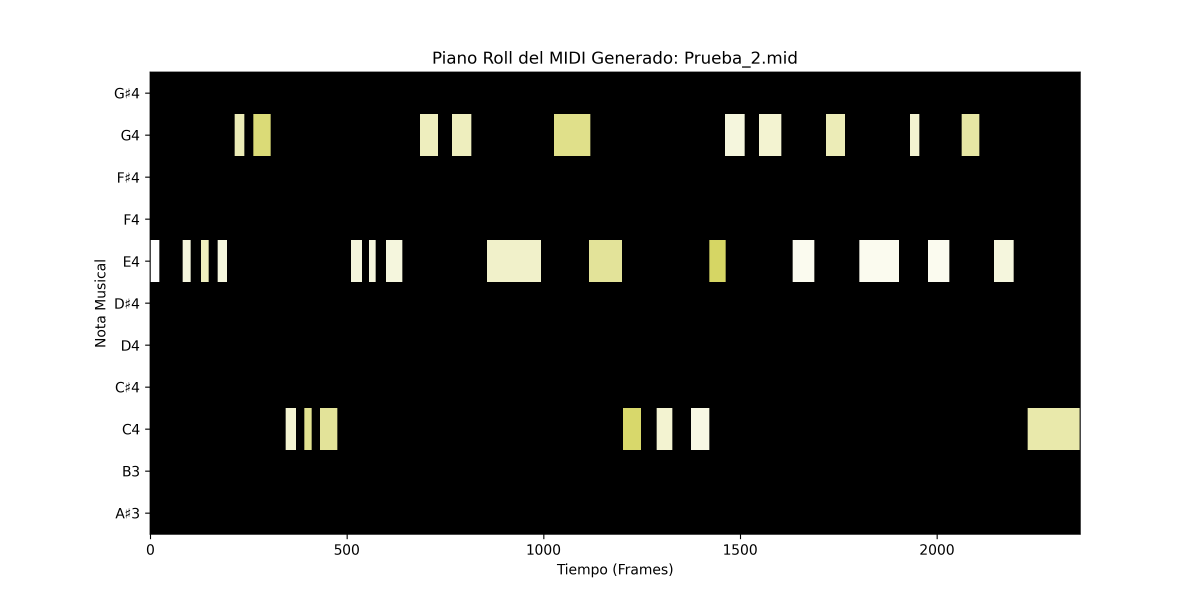
#> input picture comparacion_imagenes/Prueba_2_pianoroll.png, 3600 x 1800 px, found by its file name (shown at 1/3 size)
$ python comparativa_perdidas_inventadas.py
#> lines starting #> are read from the running program, lines starting #| are printed output that depends on the picture; after the words box and inside, x2 and y2 are one past the last pixel; in counts of white or black regions, pixels touching at a corner belong together
import matplotlib.pyplot as plt
import matplotlib.image as mpimg
import numpy as np
import cv2  # Necesitarás opencv-python

def compare_piano_rolls(path_ground_truth, path_prediction, output_filename="comparacion_final.png"):
    """
    Carga dos imágenes de Piano Roll, las binariza y las superpone.
    Ground Truth = Verde
    Prediction = Rojo/Magenta
    Coincidencia = Mezcla (Amarillento/Blanco)
    """
#> called with output_filename = 'comparacion_final.png'

    # 1. Cargar imágenes
    # Asegúrate de que las rutas sean correctas
    img_gt = cv2.imread(path_ground_truth, cv2.IMREAD_GRAYSCALE)
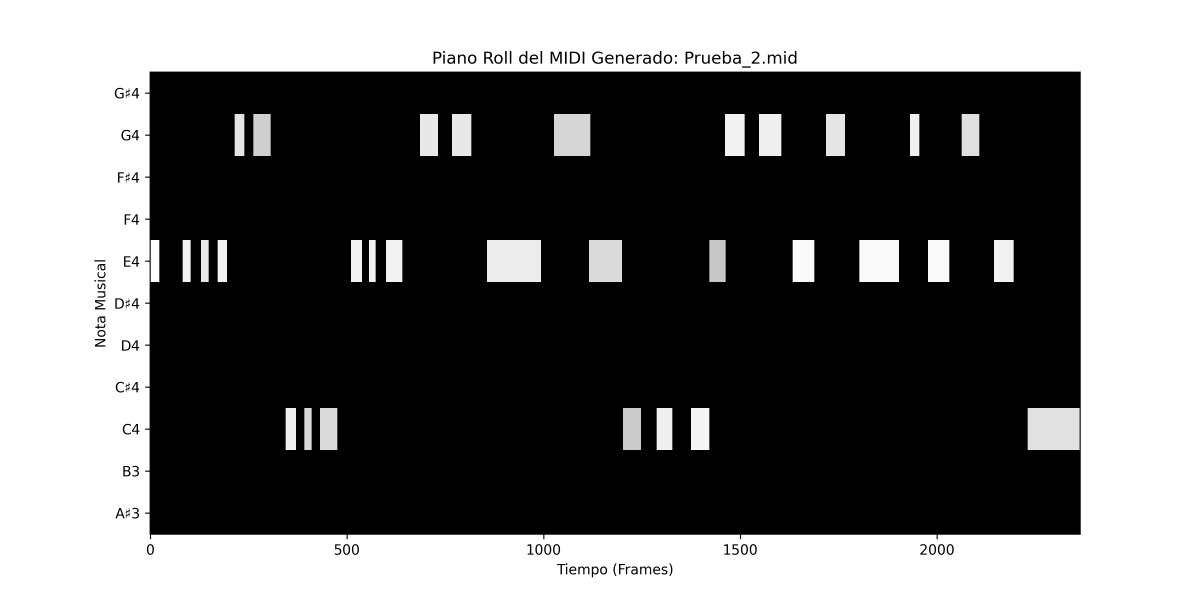
#> img_gt: shape (1800, 3600) (shown at 1/3 size); min 0, max 255, mean 109.3
    img_pred = cv2.imread(path_prediction, cv2.IMREAD_GRAYSCALE)
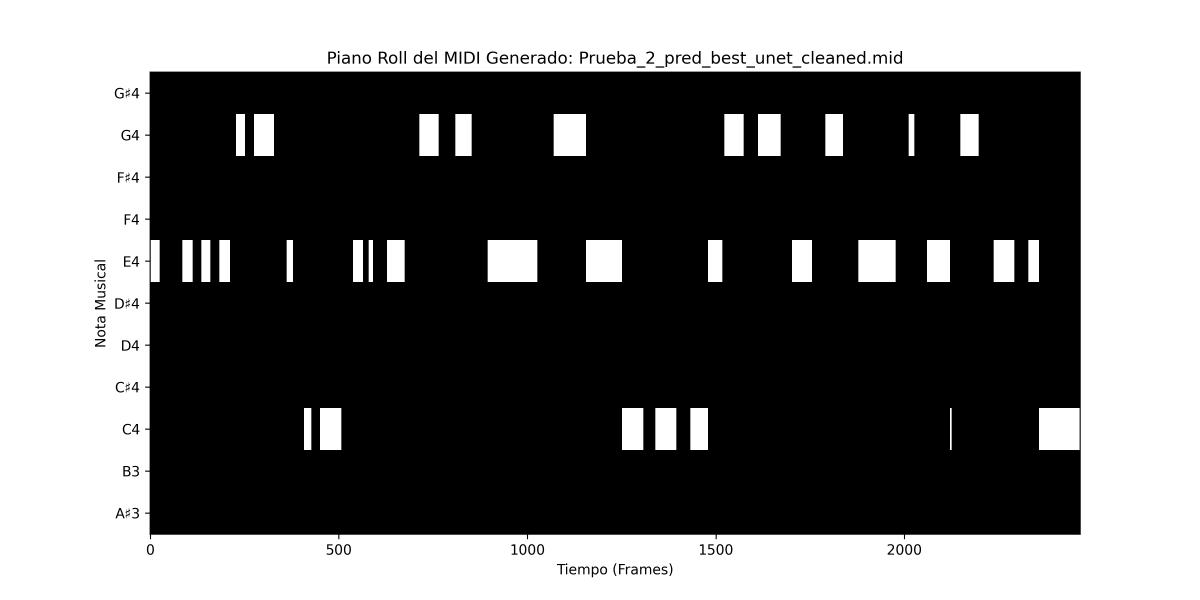
#> input picture comparacion_imagenes/Prueba_2_pred_best_unet_cleaned_pianoroll_10_10.png, 3600 x 1800 px, found by its file name (shown at 1/3 size)
#> img_pred is the input picture: shape (1800, 3600); min 0, max 255, mean 109.9

    if img_gt is None or img_pred is None:
        print("Error: No se pudieron cargar las imágenes. Revisa las rutas.")
        return

    # 2. Asegurar que tengan el mismo tamaño
    # Si la predicción tiene un tamaño ligeramente distinto, la redimensionamos al GT
    if img_gt.shape != img_pred.shape:
        print(f"Redimensionando predicción... {img_pred.shape} -> {img_gt.shape}")
        img_pred = cv2.resize(img_pred, (img_gt.shape[1], img_gt.shape[0]))

    # 3. Binarizar (Convertir a 0 y 1 puro)
    # Asumimos que las notas son claras (blancas/amarillas) y el fondo oscuro
    _, binary_gt = cv2.threshold(img_gt, 127, 255, cv2.THRESH_BINARY)
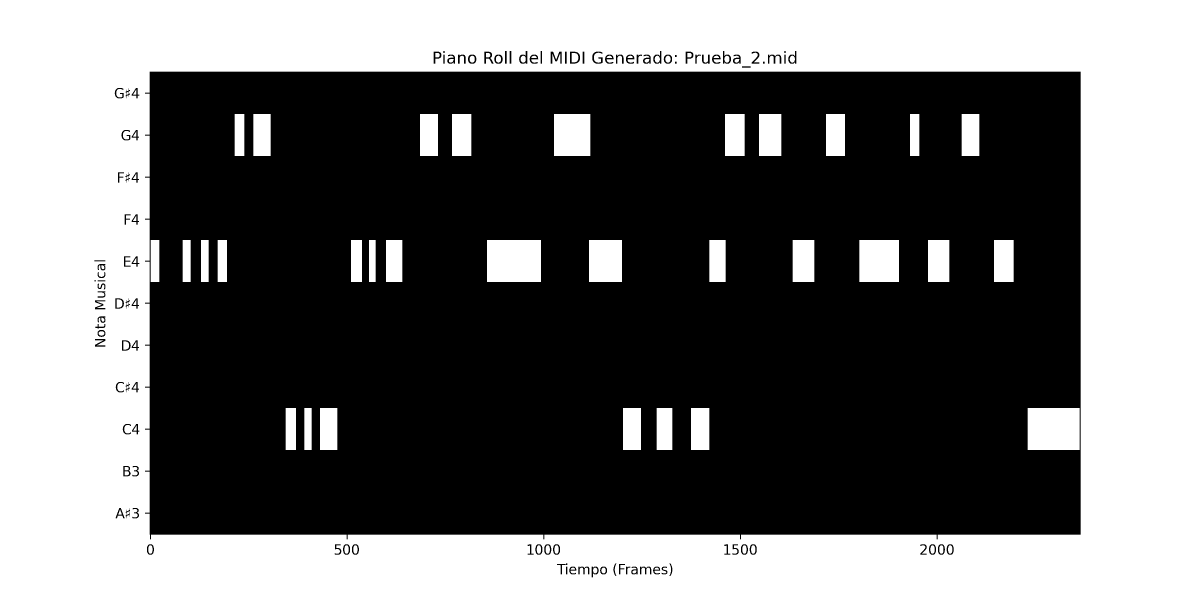
#> binary_gt: shape (1800, 3600) (shown at 1/3 size); 43.2% white; 88 white regions, largest, box (x1, y1, x2, y2) and area: (0, 0, 3600, 1800) 2563830, (1461, 720, 1623, 846) 20412, (3083, 1224, 3239, 1350) 19656
    _, binary_pred = cv2.threshold(img_pred, 127, 255, cv2.THRESH_BINARY)
#> binary_pred: shape (1800, 3600); 43.1% white; 100 white regions, largest, box (x1, y1, x2, y2) and area: (0, 0, 3600, 1800) 2556133, (1463, 720, 1612, 846) 18774, (3117, 1224, 3239, 1350) 15372

    # 4. Crear imagen RGB para la superposición
    # Altura x Anchura x 3 canales (R, G, B)
    h, w = binary_gt.shape
#> h = 1800; w = 3600
    comparison_img = np.zeros((h, w, 3), dtype=np.uint8)

    # --- ASIGNACIÓN DE COLORES ---

    # CANAL VERDE (G): Asignamos el Ground Truth
    # Si hay nota en el original, se verá verde.
    comparison_img[:, :, 1] = binary_gt
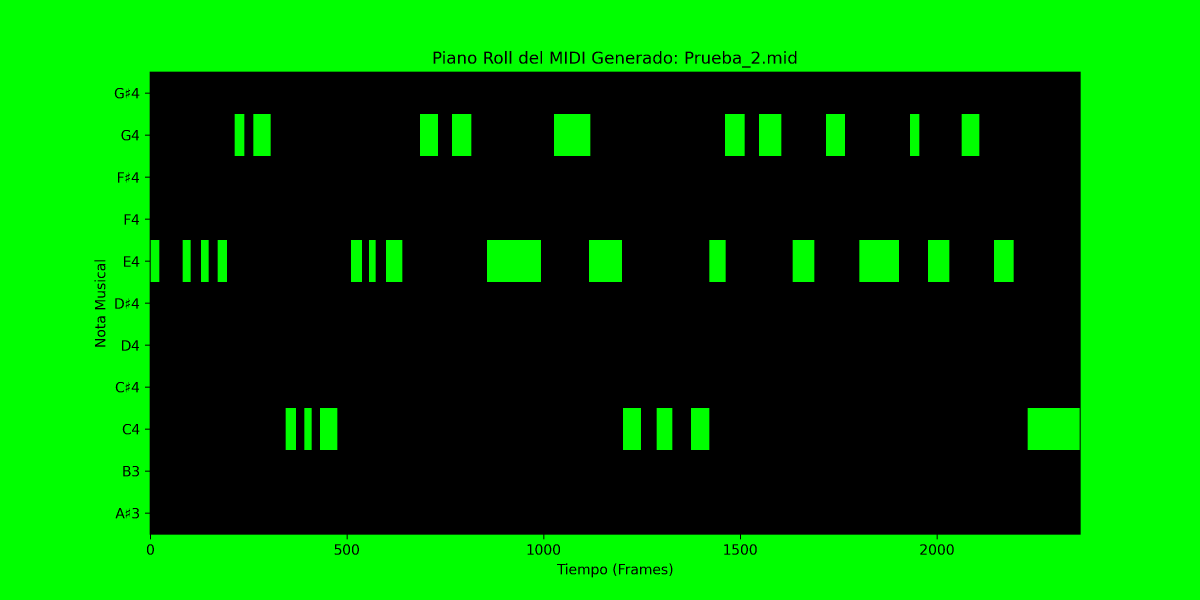
#> comparison_img: shape (1800, 3600, 3) (shown at 1/3 size); mean of channels 0, 1, 2 0, 110.2, 0; drawn as B, G, R

    # CANAL ROJO (R) y AZUL (B): Asignamos la Predicción (formará color Magenta/Rosa)
    # Esto ayuda a distinguir mejor sobre fondo negro.
    # Si quieres solo Rojo, comenta la línea del canal 2.
    comparison_img[:, :, 0] = binary_pred
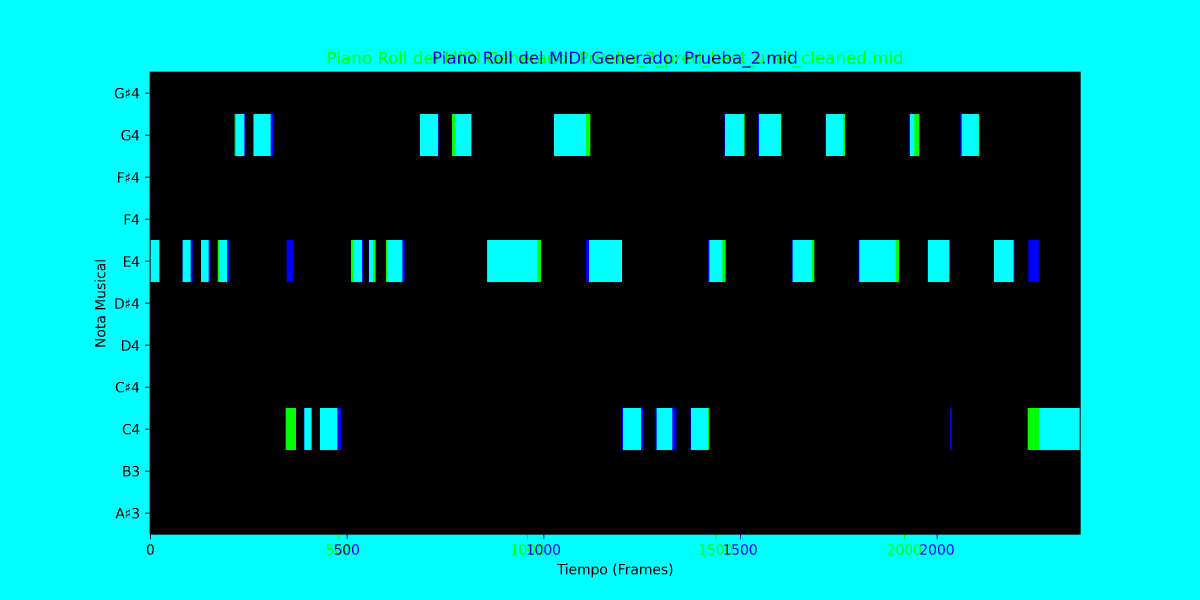
#> comparison_img: shape (1800, 3600, 3) (shown at 1/3 size); mean of channels 0, 1, 2 110, 110.2, 0; drawn as B, G, R
    comparison_img[:, :, 2] = binary_pred
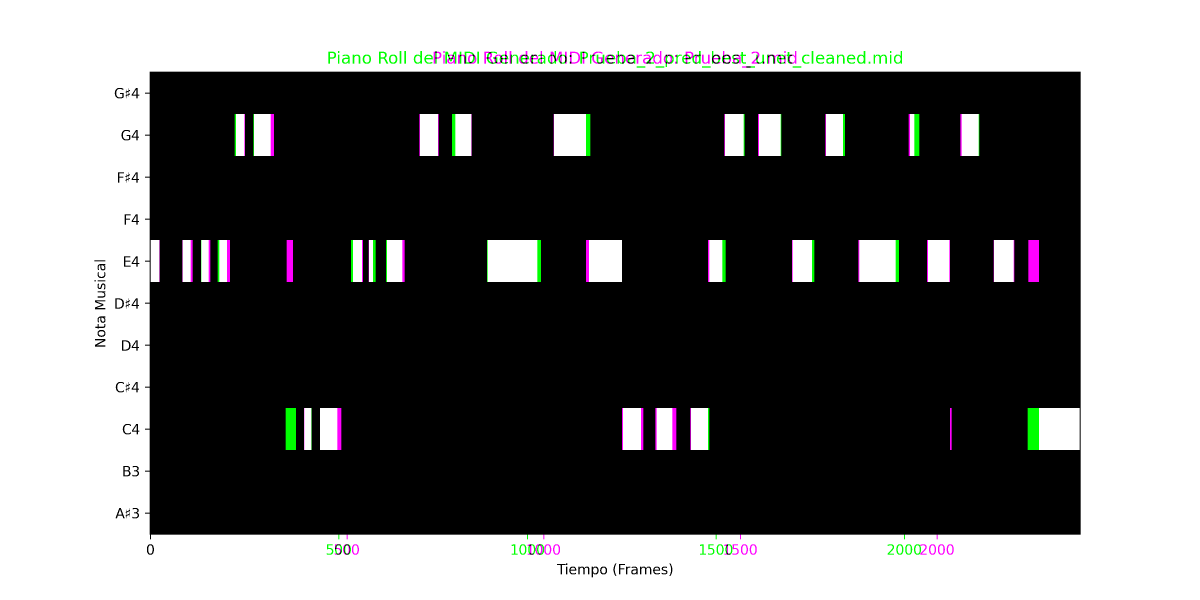
#> comparison_img: shape (1800, 3600, 3) (shown at 1/3 size); mean of channels 0, 1, 2 110, 110.2, 110; drawn as B, G, R

    # --- LEYENDA DE COLORES ---
    # Verde puro: Nota que existía pero NO fue predicha (False Negative / Nota Perdida)
    # Magenta puro: Nota que NO existía pero FUE predicha (False Positive / Alucinación)
    # Blanco/Gris claro (Mezcla): Acierto (True Positive)

    # 5. Visualizar
    plt.figure(figsize=(12, 6))
    plt.title("Comparativa: Verde=Original(Perdidas) | Magenta=Predicción(Inventadas) | Blanco=Aciertos")
    plt.imshow(comparison_img)
    plt.axis('off') # Ocultar ejes de píxeles

    # Guardar resultado
    plt.savefig(output_filename, dpi=300, bbox_inches='tight')
    plt.show()
    print(f"Imagen guardada como: {output_filename}")

# --- USO DEL SCRIPT ---
# Reemplaza estos nombres con los archivos que tengas en tu carpeta
file_gt = "C:/Users/franc/Desktop/Tecnologia_del_habla/Audio_to_Midi/comparacion_imagenes/Prueba_2_pianoroll.png" # <--- REEMPLAZA ESTO
file_pred = "C:/Users/franc/Desktop/Tecnologia_del_habla/Audio_to_Midi/comparacion_imagenes/Prueba_2_pred_best_unet_cleaned_pianoroll_10_10.png" # <--- REEMPLAZA ESTO

# Asegúrate de usar barras normales (/) o doble barra invertida (\\) en Windows.

compare_piano_rolls(file_gt, file_pred)
